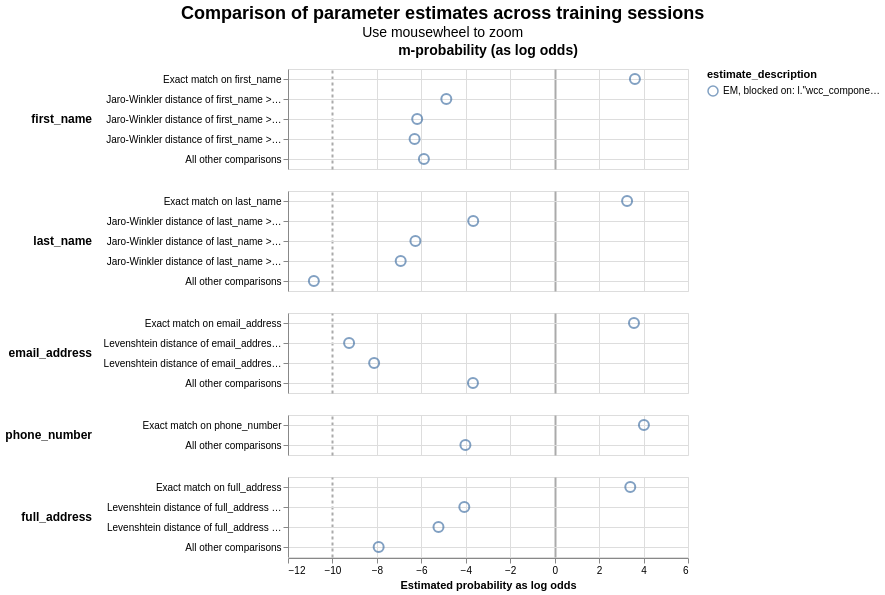

The notebook cell this image was saved under:
### Code cell
linker.visualisations.parameter_estimate_comparisons_chart()

### Figure 1 — Vega-Lite specification as saved in the notebook (floating-point values rounded to 4 significant figures)
{"config": {"view": {"continuousWidth": 400, "continuousHeight": 300}, "title": {"anchor": "middle", "fontSize": 18, "subtitleFontSize": 14}}, "data": {"name": "data-2d63f155a597b756e01c1e1101af2a74"}, "mark": {"type": "point", "filled": false, "opacity": 0.7, "size": 100}, "encoding": {"color": {"field": "estimate_description", "type": "nominal"}, "column": {"align": "each", "field": "col_header", "header": {"labelFontSize": 14, "labelFontWeight": "bold"}, "title": null, "type": "nominal"}, "row": {"align": "each", "field": "comparison_name", "header": {"labelAlign": "left", "labelAnchor": "middle", "labelAngle": 0, "labelFontSize": 12, "labelFontWeight": "bold"}, "sort": {"field": "comparison_sort_order"}, "title": null, "type": "nominal"}, "shape": {"field": "estimate_description", "scale": {"range": ["circle", "square", "triangle", "diamond"]}, "type": "nominal"}, "tooltip": [{"field": "comparison_name", "type": "nominal"}, {"field": "estimate_description", "type": "nominal"}, {"field": "estimated_probability", "type": "quantitative"}], "x": {"axis": {"gridColor": {"condition": {"test": "abs(datum.value / 10)  <= 1 & datum.value % 10 === 0", "value": "#aaa"}, "value": "#ddd"}, "gridDash": {"condition": {"test": "abs(datum.value / 10) == 1", "value": [3]}, "value": null}, "gridWidth": {"condition": {"test": "abs(datum.value / 10)  <= 1 & datum.value % 10 === 0", "value": 2}, "value": 1}}, "field": "estimated_probability_as_log_odds", "title": "Estimated probability as log odds", "type": "quantitative"}, "y": {"axis": {"grid": true, "title": null}, "field": "comparison_level_label", "sort": {"field": "comparison_vector_value", "order": "descending"}, "type": "nominal"}}, "params": [{"name": "mouse_zoom", "select": {"type": "interval", "encodings": ["x"]}, "bind": "scales"}], "resolve": {"scale": {"y": "independent"}}, "title": {"text": "Comparison of parameter estimates across training sessions", "subtitle": "Use mousewheel to zoom"}, "transform": [{"calculate": "datum.m_or_u + '-probability (as log odds)'", "as": "col_header"}], "$schema": "https://vega.github.io/schema/vega-lite/v5.9.3.json", "datasets": {"data-2d63f155a597b756e01c1e1101af2a74": [{"m_or_u": "m", "estimated_probability": 0.9244, "estimate_description": "EM, blocked on: l.\"wcc_component\" = r.\"wcc_component\"", "estimated_probability_as_log_odds": 3.611, "sql_condition": "\"first_name_l\" = \"first_name_r\"", "comparison_level_label": "Exact match on first_name", "comparison_vector_value": 4, "comparison_name": "first_name", "comparison_sort_order": 0}, {"m_or_u": "m", "estimated_probability": 0.03294, "estimate_description": "EM, blocked on: l.\"wcc_component\" = r.\"wcc_component\"", "estimated_probability_as_log_odds": -4.876, "sql_condition": "jaro_winkler_similarity(\"first_name_l\", \"first_name_r\") >= 0.92", "comparison_level_label": "Jaro-Winkler distance of first_name >= 0.92", "comparison_vector_value": 3, "comparison_name": "first_name", "comparison_sort_order": 0}, {"m_or_u": "m", "estimated_probability": 0.01354, "estimate_description": "EM, blocked on: l.\"wcc_component\" = r.\"wcc_component\"", "estimated_probability_as_log_odds": -6.186, "sql_condition": "jaro_winkler_similarity(\"first_name_l\", \"first_name_r\") >= 0.88", "comparison_level_label": "Jaro-Winkler distance of first_name >= 0.88", "comparison_vector_value": 2, "comparison_name": "first_name", "comparison_sort_order": 0}, {"m_or_u": "m", "estimated_probability": 0.0125, "estimate_description": "EM, blocked on: l.\"wcc_component\" = r.\"wcc_component\"", "estimated_probability_as_log_odds": -6.303, "sql_condition": "jaro_winkler_similarity(\"first_name_l\", \"first_name_r\") >= 0.7", "comparison_level_label": "Jaro-Winkler distance of first_name >= 0.7", "comparison_vector_value": 1, "comparison_name": "first_name", "comparison_sort_order": 0}, {"m_or_u": "m", "estimated_probability": 0.01665, "estimate_description": "EM, blocked on: l.\"wcc_component\" = r.\"wcc_component\"", "estimated_probability_as_log_odds": -5.884, "sql_condition": "ELSE", "comparison_level_label": "All other comparisons", "comparison_vector_value": 0, "comparison_name": "first_name", "comparison_sort_order": 0}, {"m_or_u": "m", "estimated_probability": 0.9054, "estimate_description": "EM, blocked on: l.\"wcc_component\" = r.\"wcc_component\"", "estimated_probability_as_log_odds": 3.259, "sql_condition": "\"last_name_l\" = \"last_name_r\"", "comparison_level_label": "Exact match on last_name", "comparison_vector_value": 4, "comparison_name": "last_name", "comparison_sort_order": 1}, {"m_or_u": "m", "estimated_probability": 0.07307, "estimate_description": "EM, blocked on: l.\"wcc_component\" = r.\"wcc_component\"", "estimated_probability_as_log_odds": -3.665, "sql_condition": "jaro_winkler_similarity(\"last_name_l\", \"last_name_r\") >= 0.92", "comparison_level_label": "Jaro-Winkler distance of last_name >= 0.92", "comparison_vector_value": 3, "comparison_name": "last_name", "comparison_sort_order": 1}, {"m_or_u": "m", "estimated_probability": 0.01283, "estimate_description": "EM, blocked on: l.\"wcc_component\" = r.\"wcc_component\"", "estimated_probability_as_log_odds": -6.266, "sql_condition": "jaro_winkler_similarity(\"last_name_l\", \"last_name_r\") >= 0.88", "comparison_level_label": "Jaro-Winkler distance of last_name >= 0.88", "comparison_vector_value": 2, "comparison_name": "last_name", "comparison_sort_order": 1}, {"m_or_u": "m", "estimated_probability": 0.008141, "estimate_description": "EM, blocked on: l.\"wcc_component\" = r.\"wcc_component\"", "estimated_probability_as_log_odds": -6.929, "sql_condition": "jaro_winkler_similarity(\"last_name_l\", \"last_name_r\") >= 0.7", "comparison_level_label": "Jaro-Winkler distance of last_name >= 0.7", "comparison_vector_value": 1, "comparison_name": "last_name", "comparison_sort_order": 1}, {"m_or_u": "m", "estimated_probability": 0.0005468, "estimate_description": "EM, blocked on: l.\"wcc_component\" = r.\"wcc_component\"", "estimated_probability_as_log_odds": -10.84, "sql_condition": "ELSE", "comparison_level_label": "All other comparisons", "comparison_vector_value": 0, "comparison_name": "last_name", "comparison_sort_order": 1}, {"m_or_u": "m", "estimated_probability": 0.9223, "estimate_description": "EM, blocked on: l.\"wcc_component\" = r.\"wcc_component\"", "estimated_probability_as_log_odds": 3.569, "sql_condition": "\"email_address_l\" = \"email_address_r\"", "comparison_level_label": "Exact match on email_address", "comparison_vector_value": 3, "comparison_name": "email_address", "comparison_sort_order": 2}, {"m_or_u": "m", "estimated_probability": 0.001638, "estimate_description": "EM, blocked on: l.\"wcc_component\" = r.\"wcc_component\"", "estimated_probability_as_log_odds": -9.251, "sql_condition": "levenshtein(\"email_address_l\", \"email_address_r\") <= 1", "comparison_level_label": "Levenshtein distance of email_address <= 1", "comparison_vector_value": 2, "comparison_name": "email_address", "comparison_sort_order": 2}, {"m_or_u": "m", "estimated_probability": 0.003573, "estimate_description": "EM, blocked on: l.\"wcc_component\" = r.\"wcc_component\"", "estimated_probability_as_log_odds": -8.124, "sql_condition": "levenshtein(\"email_address_l\", \"email_address_r\") <= 2", "comparison_level_label": "Levenshtein distance of email_address <= 2", "comparison_vector_value": 1, "comparison_name": "email_address", "comparison_sort_order": 2}, {"m_or_u": "m", "estimated_probability": 0.07251, "estimate_description": "EM, blocked on: l.\"wcc_component\" = r.\"wcc_component\"", "estimated_probability_as_log_odds": -3.677, "sql_condition": "ELSE", "comparison_level_label": "All other comparisons", "comparison_vector_value": 0, "comparison_name": "email_address", "comparison_sort_order": 2}, {"m_or_u": "m", "estimated_probability": 0.9418, "estimate_description": "EM, blocked on: l.\"wcc_component\" = r.\"wcc_component\"", "estimated_probability_as_log_odds": 4.016, "sql_condition": "\"phone_number_l\" = \"phone_number_r\"", "comparison_level_label": "Exact match on phone_number", "comparison_vector_value": 1, "comparison_name": "phone_number", "comparison_sort_order": 3}, {"m_or_u": "m", "estimated_probability": 0.0582, "estimate_description": "EM, blocked on: l.\"wcc_component\" = r.\"wcc_component\"", "estimated_probability_as_log_odds": -4.016, "sql_condition": "ELSE", "comparison_level_label": "All other comparisons", "comparison_vector_value": 0, "comparison_name": "phone_number", "comparison_sort_order": 3}, {"m_or_u": "m", "estimated_probability": 0.9136, "estimate_description": "EM, blocked on: l.\"wcc_component\" = r.\"wcc_component\"", "estimated_probability_as_log_odds": 3.402, "sql_condition": "\"full_address_l\" = \"full_address_r\"", "comparison_level_label": "Exact match on full_address", "comparison_vector_value": 3, "comparison_name": "full_address", "comparison_sort_order": 4}, {"m_or_u": "m", "estimated_probability": 0.05633, "estimate_description": "EM, blocked on: l.\"wcc_component\" = r.\"wcc_component\"", "estimated_probability_as_log_odds": -4.066, "sql_condition": "levenshtein(\"full_address_l\", \"full_address_r\") <= 1", "comparison_level_label": "Levenshtein distance of full_address <= 1", "comparison_vector_value": 2, "comparison_name": "full_address", "comparison_sort_order": 4}, {"m_or_u": "m", "estimated_probability": 0.02598, "estimate_description": "EM, blocked on: l.\"wcc_component\" = r.\"wcc_component\"", "estimated_probability_as_log_odds": -5.229, "sql_condition": "levenshtein(\"full_address_l\", \"full_address_r\") <= 2", "comparison_level_label": "Levenshtein distance of full_address <= 2", "comparison_vector_value": 1, "comparison_name": "full_address", "comparison_sort_order": 4}, {"m_or_u": "m", "estimated_probability": 0.004111, "estimate_description": "EM, blocked on: l.\"wcc_component\" = r.\"wcc_component\"", "estimated_probability_as_log_odds": -7.92, "sql_condition": "ELSE", "comparison_level_label": "All other comparisons", "comparison_vector_value": 0, "comparison_name": "full_address", "comparison_sort_order": 4}]}}
